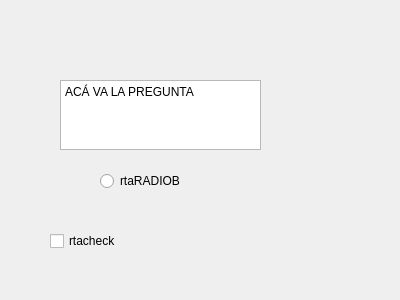
<?xml version="1.0" encoding="UTF-8"?>
<ui version="4.0">
 <class>Dialog</class>
 <widget class="QDialog" name="Dialog">
  <property name="geometry">
   <rect>
    <x>0</x>
    <y>0</y>
    <width>400</width>
    <height>300</height>
   </rect>
  </property>
  <property name="windowTitle">
   <string>Dialog</string>
  </property>
  <widget class="QRadioButton" name="radioButton_2">
   <property name="geometry">
    <rect>
     <x>100</x>
     <y>170</y>
     <width>91</width>
     <height>22</height>
    </rect>
   </property>
   <property name="text">
    <string>rtaRADIOB</string>
   </property>
  </widget>
  <widget class="QCheckBox" name="checkBox">
   <property name="geometry">
    <rect>
     <x>50</x>
     <y>230</y>
     <width>78</width>
     <height>22</height>
    </rect>
   </property>
   <property name="text">
    <string>rtacheck</string>
   </property>
  </widget>
  <widget class="QPlainTextEdit" name="plainTextEdit">
   <property name="geometry">
    <rect>
     <x>60</x>
     <y>80</y>
     <width>201</width>
     <height>70</height>
    </rect>
   </property>
   <property name="plainText">
    <string>ACÁ VA LA PREGUNTA
</string>
   </property>
  </widget>
 </widget>
 <resources/>
 <connections/>
</ui>
